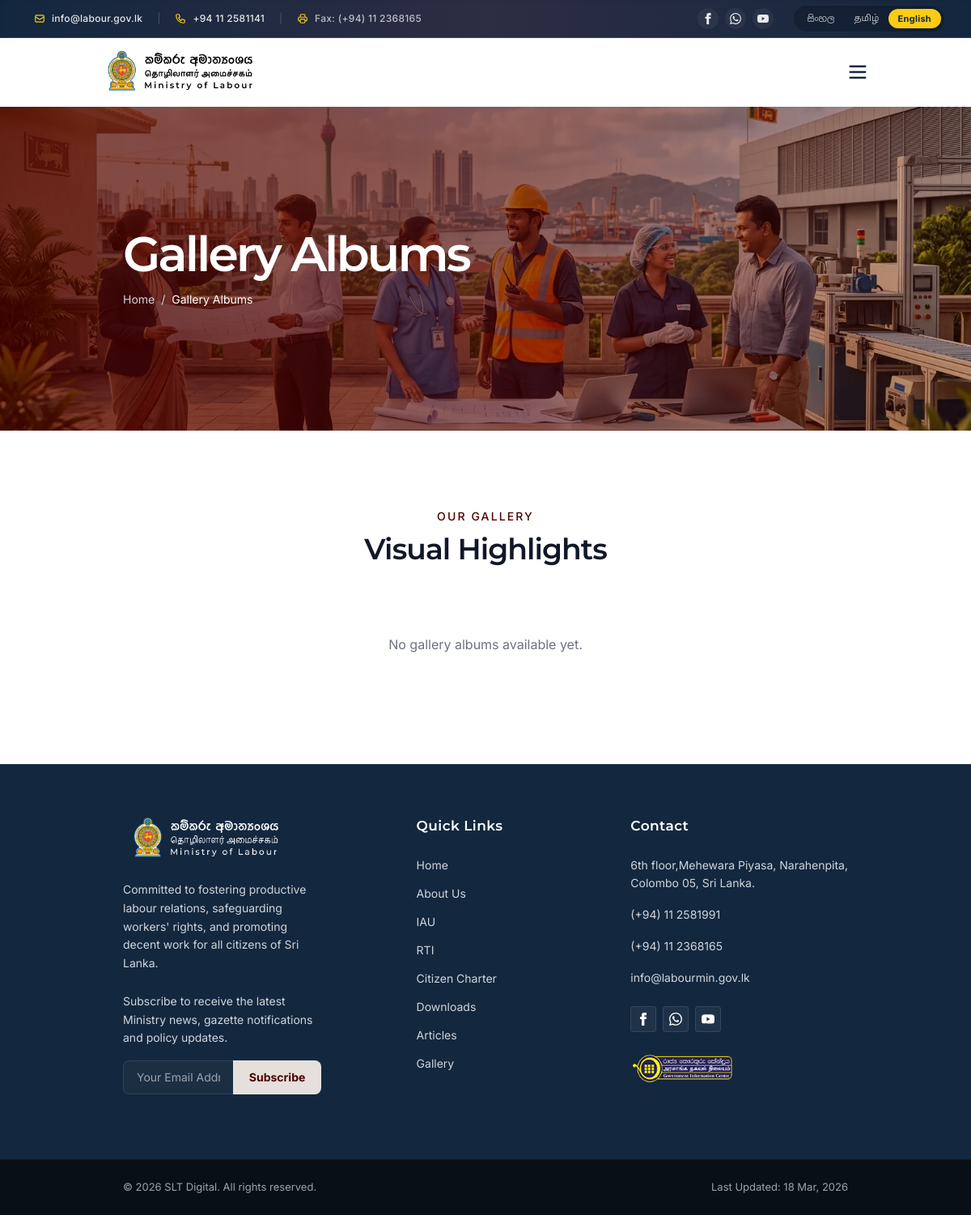
/gallery.php, run on an earlier commit of the app's database.
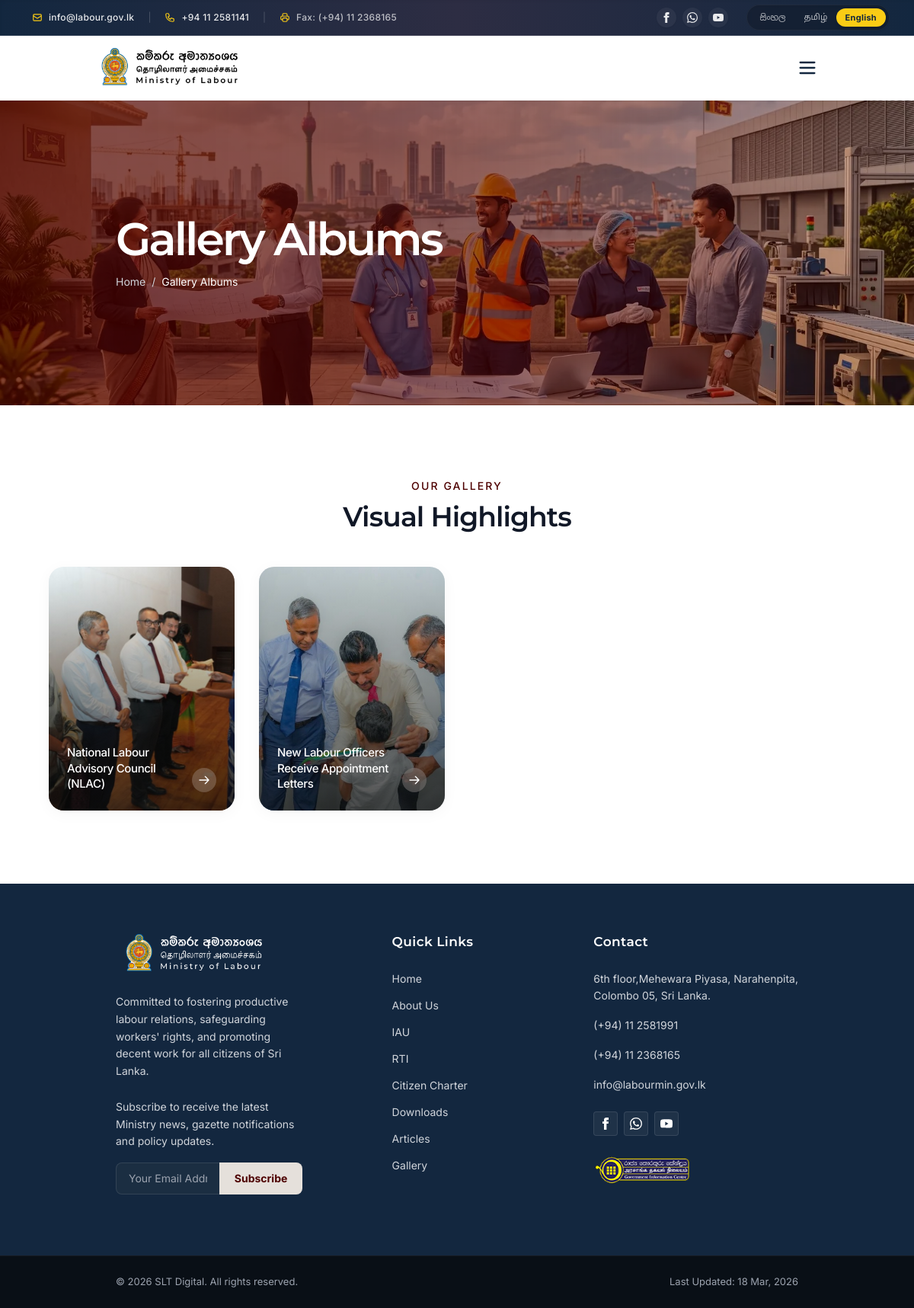
And on a later commit of the database.
### tables this page shows
CREATE TABLE `gallery` (
  `id` int(11) NOT NULL AUTO_INCREMENT,
  `title` varchar(255) NOT NULL,
  `cover_image` varchar(255) NOT NULL,
  `status` enum('Public','Private') NOT NULL DEFAULT 'Public',
  `created_at` timestamp NULL DEFAULT current_timestamp(),
  `updated_at` timestamp NULL DEFAULT current_timestamp() ON UPDATE current_timestamp(),
  PRIMARY KEY (`id`)
);

### gallery.php (the view, shortened to what this page needs)
<?php
require_once 'admin/includes/db.php';
$galleryAlbums = $pdo->query("SELECT * FROM gallery WHERE status = 'Public' ORDER BY created_at DESC")->fetchAll();
include 'includes/header.php';
include 'includes/sub-hero.php';
?>
<section class="py-16 md:py-24 px-4 md:px-16 bg-white">
    <div class="container mx-auto max-w-[1400px]">
        <div class="text-center mb-12">
            <p class="text-secondary text-sm font-medium tracking-[0.15em] mb-3 font-inter uppercase">Our Gallery</p>
            <h2 class="text-3xl md:text-[36px] font-semibold font-montserrat text-gray-900">Visual Highlights</h2>
        </div>
        <div class="grid grid-cols-2 lg:grid-cols-4 gap-3 sm:gap-6 lg:gap-8">
            <?php if(empty($galleryAlbums)): ?>
                <div class="col-span-2 lg:col-span-4 text-center text-gray-500 py-10">No gallery albums available yet.</div>
            <?php else: ?>
                <?php foreach ($galleryAlbums as $album): ?>
                <a href="gallery-album/<?= $album['id'] ?>" class="group relative bg-gray-100 rounded-[20px] overflow-hidden aspect-[4/5] sm:aspect-[3/4] md:aspect-[4/5] lg:aspect-auto lg:h-[320px] shadow-[0_4px_20px_rgb(0,0,0,0.04)] cursor-pointer block">
                    <img loading="lazy" src="admin/<?= htmlspecialchars($album['cover_image']) ?>"
                        alt="<?= htmlspecialchars($album['title']); ?>"
                        class="w-full h-full object-cover group-hover:scale-105 transition-transform duration-700 ease-in-out">
                    <div class="absolute inset-0 bg-[linear-gradient(180deg,rgba(102,102,102,0)_0%,rgba(10,10,10,0.8)_100%)] opacity-90 group-hover:opacity-100 transition-opacity duration-300"></div>
                    <div class="absolute inset-x-0 bottom-0 p-4 sm:p-6 flex justify-between items-end">
                        <h3 class="text-white text-[13px] sm:text-[15px] font-medium font-inter leading-snug max-w-[80%]">
                            <?= htmlspecialchars($album['title']); ?>
                        </h3>
                        <div class="bg-white/20 backdrop-blur-md rounded-full w-6 h-6 sm:w-8 sm:h-8 flex items-center justify-center shrink-0">
                            <svg class="w-3 h-3 sm:w-4 sm:h-4 text-white" fill="none" stroke="currentColor" viewBox="0 0 24 24"><path stroke-linecap="round" stroke-linejoin="round" stroke-width="2" d="M14 5l7 7m0 0l-7 7m7-7H3"></path></svg>
                        </div>
                    </div>
                </a>
                <?php endforeach; ?>
            <?php endif; ?>
        </div>
    </div>
</section>
<?php include 'includes/footer.php'; ?>

What changed in the data, as far as the page shows it:
added gallery: cover_image (picture), title "National Labour Advisory Council (NLAC)"
added gallery: cover_image (picture), title "New Labour Officers Receive Appointment Letters"
Also different on the page:
text no longer shown: "No gallery albums available yet."
